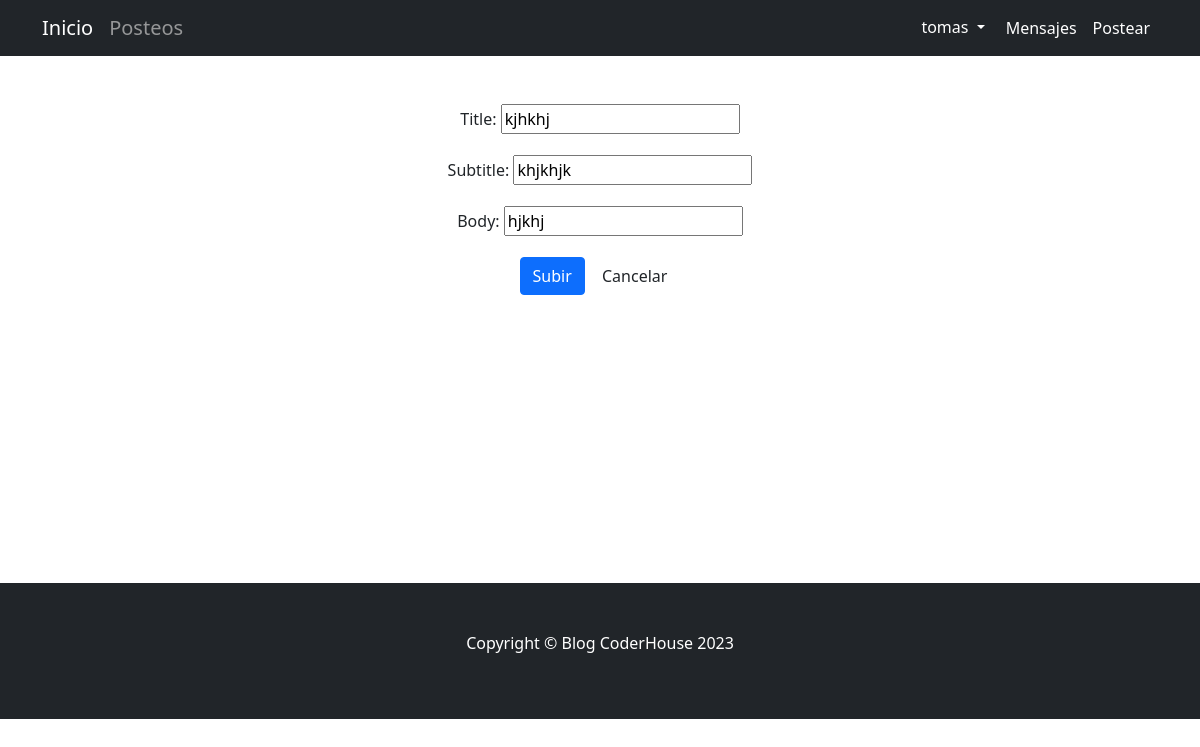
The page /pages/update/30 (signed in) on the database its author committed.
### blog/models.py (models this page shows, shortened)
class Post(models.Model):
    id = models.AutoField(primary_key=True)
    title = models.CharField(max_length=40)
    subtitle = models.CharField(max_length=40)
    body = models.CharField(max_length=1000)
    author = models.ForeignKey(User, on_delete=models.CASCADE)
    date = models.DateField(default=datetime.now)
    image = models.ImageField(upload_to='media', blank=True, null=True)

### blog/views.py (the view)
# urls.py: path('update/<pk>', PostUpdate.as_view(), name="Update"),
class PostUpdate(UpdateView):
    model = Post
    success_url = '/pages/'
    template_name = 'post_form.html'
    fields = ['title', 'subtitle', 'body']
    def dispatch(self, request, *args, **kwargs):
        self.object = self.get_object()
        if self.request.user != self.object.author:
            raise PermissionDenied
        return super().dispatch(request, *args, **kwargs)

### blog/templates/post_form.html (shortened to what this page needs)
{% extends 'base.html' %}
{% load static %}
{% block main_content %}
<center>
<div class="container mt-5">
    <form method="POST" enctype="multipart/form-data">
        {{form.as_p}}
        <button type="submit" class="btn btn-primary">
            <span class="glyphicon glyphicon-ok">Subir</span>
        </button>
        <a href="{% url 'Home' %}" class="btn btn-default">Cancelar</a>
    </form>
</div>
</center>
{% endblock %}

### blog/templates/base.html (shortened to what this page needs)
<!DOCTYPE html>
<html lang="en">
    <head>
        {% load static %}
	    <link rel="stylesheet" href="https://cdnjs.cloudflare.com/ajax/libs/twitter-bootstrap/4.6.0/css/bootstrap.min.css">
        <link href="{% static 'css/styles.css' %}" rel="stylesheet" />
    </head>
    <body>
        <nav class="navbar navbar-expand-lg navbar-dark bg-dark">
            <div class="container">
                <a class="navbar-brand" href="{% url 'Home' %}">Inicio</a>
                <a class="navbar-brand" style="color: rgba(190, 190, 190, 0.747);" href="{% url 'Posts' %}">Posteos</a>
                <div class="collapse navbar-collapse" id="navbarSupportedContent">
                    <ul class="navbar-nav ms-auto mb-2 mb-lg-0">
                        {% if user.is_authenticated %}
                        <div class="dropdown">
                            <button class="btn btn-default dropdown-toggle" type="button" id="dropdownMenuButton" data-toggle="dropdown" aria-expanded="false" style="color:white">
                                {{user.username}}
                            </button>
                        </div>
                        <li class="nav-item"><a class="nav-link active" aria-current="page" href="{% url 'Messages' %}">Mensajes</a></li>
                            <li class="nav-item"><a class="nav-link active" aria-current="page" href="{% url 'Create' %}">Postear</a></li>
                        {% endif %}
                    </ul>
                </div>
            </div>
        </nav>
        <div class="container">
            <div class="row">
                {% block main_content %}
                {% endblock main_content %}
            </div>
        </div>
        <br><br><br><br><br><br><br><br><br><br><br><br>
        <footer class="py-5 bg-dark">
            <div class="container"><p class="text-center text-white">Copyright &copy; Blog CoderHouse 2023</p></div>
        </footer>
    </body>
</html>

### rows shown on the page
Post: title "kjhkhj", subtitle "khjkhjk", body "hjkhj"

### other values the page prints
{{ user.username }} "tomas"
